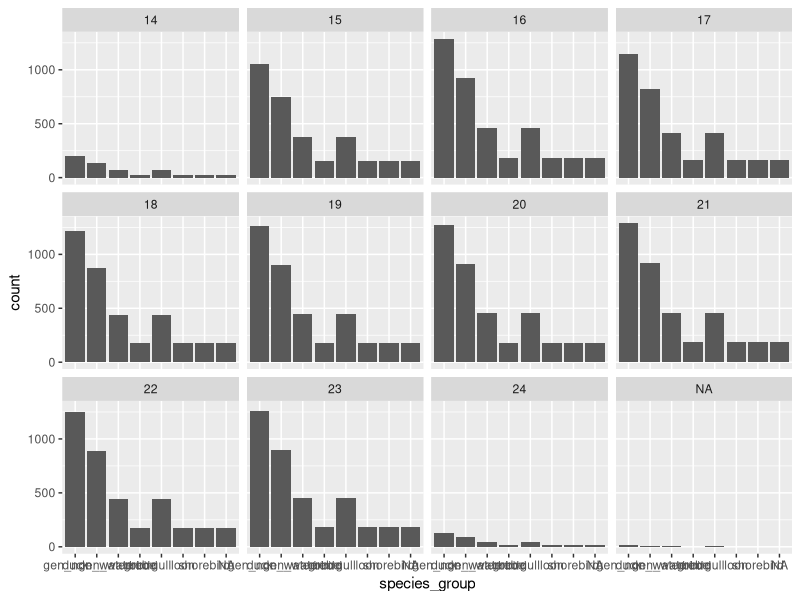
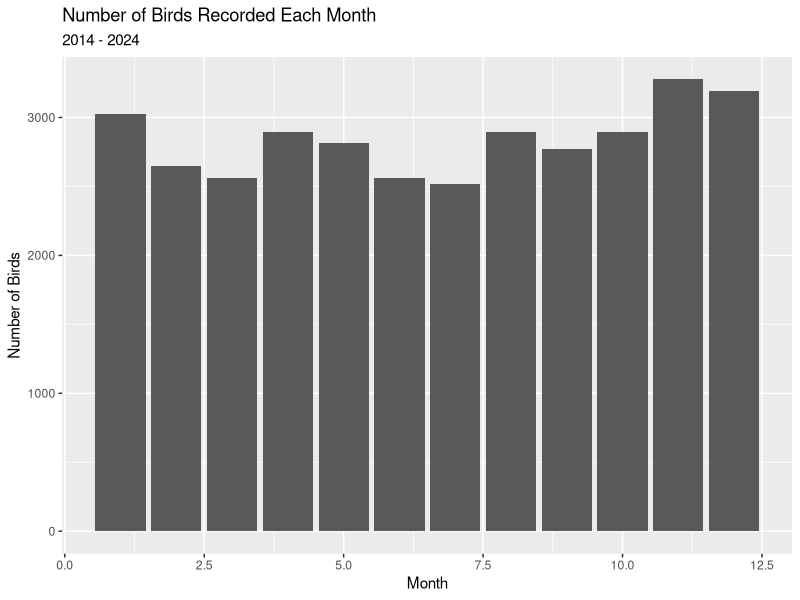

R code for these plots, in order:
## ---- chunk 1
library(tidyverse)
library(broom)
library(readxl)
library(dplyr)
## ---- chunk 2

seabird_count <- read_excel("../data/Copy of Trenton seabird count_nov 2014-2023.xls")

seabird_count <- seabird_count %>%
  rename(observer = "OBSERVER",
         date = "DATE",
         hours = "HOURS",
         time = "TIME",
         temp = "TEMP (F)",
         wind_speed = "WIND SPEED (mph)",
         wind_direction = "WIND DIRECTION",
         tide_obs = "TIDE OBS",
         tide_percentage = "TIDE %",
         weather_obs = "WEATHER OBS",
         weather_percentage = "WEATHER %",
         precipitation = "PRECIPITATION",
         total = "Total",
         herring_gull = "Herring Gull",
         laughing_gull = "Laughing Gull",
         great_black_backed_gull = "Great Black-backed Gull",
         red_throated_loon = "red throated loon",
         common_loon = "Common Loon",
         long_tailed_duck = "Long-tailed Duck",
         red_breasted_merganser = "Red breasted Merganser",
         common_merganser = "Common Merganser",
         black_duck = "Black Duck",
         surf_scoter = "surf scoter",
         common_eider = "Common Eider",
         bufflehead = "Bufflehead",
         goldeneye = "Goldeneye",
         lesser_scaup = "Lesser Scaup",
         black_scoter = "Black Scoter",
         white_winged_scoter = "White-Winged Scoter",
         red_necked_grebe = "Red-Necked Grebe",
         horned_grebe = "Horned Grebe",
         bonapartes_gull = "Bonaparte's Gull",
         belted_kingfisher = "Belted Kingfisher",
         common_tern = "Common Tern",
         ring_billed_gull = "Ring-Billed Gull",
         canada_goose = "Canada Goose", 
         great_blue_heron = "Great Blue Heron",
         double_crested_cormorant = "Double-Crested Cormorant",
         common_crow = "Common Crow",
         black_guillemot = "Black Guillemot",
         osprey = "Osprey",
         mallard_duck = "Mallard Duck",
         spotted_sandpiper = "Spotted Sandpiper",
         semipalmated_plover = "Semipalmated Plover",
         bald_eagle = "Bald Eagle",
         red_tailed_hawk = "Red-Tailed hawk",
         turkey_vulture = "Turkey Vulture",
         rough_legged_hawk = "rough legged hawk",
         harrier = "Harrier",
         kestrel = "Kestrel",
         turkey = "Turkey",
         unidentifiable_duck = "Unidentifiable Duck",
         unidentifiable = "Unidentifiable (too far to ID)")

## ---- chunk 3
seabird_count <- seabird_count %>%
 select(-"...17", -"COMMENTS", -"...59", -"...60") %>%
  slice(-1) %>%
mutate(across(total:unidentifiable, as.numeric)) %>%
  pivot_longer(
    cols = total:unidentifiable,
      names_to = "species",
   values_to = "count")
  
## ---- chunk 4

seabird_count_tidy <- seabird_count %>%
  mutate(species = case_when(str_detect(species, pattern = "Surf Scoter") ~ "surf_scoter",
                             TRUE ~ species)) %>%
  mutate(weather_obs_original = weather_obs) %>%
  mutate(weather_obs = case_when(str_detect(weather_obs, pattern = "clear|sunny") ~ "clear",
                              str_detect(weather_obs, pattern = "driz|rain") ~ "rain",
                              str_detect(weather_obs, pattern = "fog|haz") ~ "foggy",
                              str_detect(weather_obs, pattern = "over") ~ "overcast",
                              str_detect(weather_obs, pattern = "clou|clod") ~ "cloudy",
                              TRUE ~ weather_obs)) %>%
  mutate(tide_obs_original = tide_obs) %>% 
  mutate(tide_obs = case_when(str_detect(tide_obs, pattern = "half|med") ~ "mid",
                              str_detect(tide_obs, pattern = "hig|thre") ~ "high",
                              str_detect(tide_obs, pattern = "low|one|thi|qua") ~ "low",
                              TRUE ~ tide_obs)) %>% 
  mutate(month = as.character(month)) %>% 
  mutate(month_original = month) %>% 
  mutate(month = case_when(str_detect(month, pattern = "12|1|2") ~ "winter",
                           str_detect(month, pattern = "3|4|5") ~ "spring",
                           str_detect(month, pattern = "6|7|8") ~ "summer",
                           str_detect(month, pattern = "9|10|11") ~ "fall",
                           TRUE ~ month)) %>% 
  rename(season = month) %>% 
  mutate(count_original = count) %>% 
  mutate(count = ifelse(is.na(count), 0, count)) %>% 
  
  # ^creating a copy of the variable to save it, edited the original data to have correct labels 
  mutate(wind_direction_clean = case_when(wind_direction %in% c("5", "10", "15","calm") ~ wind_speed,
                                          TRUE ~ wind_direction)) %>%
  mutate(wind_speed_clean = case_when(wind_speed %in% c("n", "s", "e", "w", "sw", "nw", "ne") ~ wind_direction,
                                          TRUE ~ wind_speed)) 

  # ^wind direction and speed were switched for some observations: created a new variable for the case when in wind_direction certain observations were found and copied them to wind_speed and then in a new line doing the inverse to copy the wind_speed to wind_direction


# seabird_count_tidy %>%
#  mutate(wind_speed_new = case_when(wind_speed))

## ---- chunk 5

seabird_count_tidy <- seabird_count_tidy %>%
  mutate(wind_direction = case_when(wind_direction == "calm" ~ "0",
                                    TRUE ~ wind_direction)) %>%
  mutate(wind_speed = case_when(wind_speed == "calm" ~ "0",
                                TRUE ~ wind_speed)) %>%
  mutate(wind_speed = case_when(wind_speed == "15-20" ~ "17.5",
                                TRUE ~ wind_speed)) %>%
  mutate(wind_direction = case_when(wind_direction == "var" ~ NA, 
                                    wind_direction == "sn" ~ NA, 
                                    TRUE ~ wind_direction))

seabird_count_tidy <- seabird_count_tidy %>%
  mutate(wind_direction_new = case_when(str_starts(wind_direction, "n") == TRUE ~ wind_direction,
                                        str_starts(wind_direction, "s") == TRUE ~ wind_direction,
                                        str_starts(wind_direction, "w") == TRUE ~ wind_direction,
                                        str_starts(wind_direction, "e") == TRUE ~ wind_direction,
                                        str_starts(wind_speed, "n") == TRUE ~ wind_speed,
                                        str_starts(wind_speed, "s") == TRUE ~ wind_speed,
                                        str_starts(wind_speed, "w") == TRUE ~ wind_speed,
                                        str_starts(wind_speed, "e") == TRUE ~ wind_speed)) %>%
  mutate(wind_speed_new = case_when(str_starts(wind_direction, "0") == TRUE ~ wind_direction,
                                        str_starts(wind_direction, "1") == TRUE ~ wind_direction,
                                        str_starts(wind_direction, "2") == TRUE ~ wind_direction,
                                        str_starts(wind_direction, "3") == TRUE ~ wind_direction,
                                    str_starts(wind_direction, "4") == TRUE ~ wind_direction,
                                    str_starts(wind_direction, "5") == TRUE ~ wind_direction,
                                    str_starts(wind_direction, "6") == TRUE ~ wind_direction,
                                    str_starts(wind_direction, "7") == TRUE ~ wind_direction,
                                    str_starts(wind_direction, "8") == TRUE ~ wind_direction,
                                    str_starts(wind_direction, "9") == TRUE ~ wind_direction,
                                    str_starts(wind_speed, "0") == TRUE ~ wind_speed,
                                        str_starts(wind_speed, "1") == TRUE ~ wind_speed,
                                        str_starts(wind_speed, "2") == TRUE ~ wind_speed,
                                        str_starts(wind_speed, "3") == TRUE ~ wind_speed,
                                    str_starts(wind_speed, "4") == TRUE ~ wind_speed,
                                    str_starts(wind_speed, "5") == TRUE ~ wind_speed,
                                    str_starts(wind_speed, "6") == TRUE ~ wind_speed,
                                    str_starts(wind_speed, "7") == TRUE ~ wind_speed,
                                    str_starts(wind_speed, "8") == TRUE ~ wind_speed,
                                    str_starts(wind_speed, "9") == TRUE ~ wind_speed)) %>%
  select(-wind_speed, -wind_direction) %>%
  mutate(wind_speed_new = as.numeric(wind_speed_new))

## ---- chunk 6

seabird_count_tidy <- seabird_count_tidy %>%
  mutate(time_of_day = case_when( time >= 530 & time <= 1159 ~ "morning",
    time >= 1200 & time <= 1659 ~ "afternoon",
    time >= 1700 & time <= 2029 ~ "evening",
    time >= 2030 ~ "night",
    time <= 530 ~ "night"))

## ---- chunk 7

seabird_count_tidy <- seabird_count_tidy %>%
  mutate(species_group = case_when(species == "herring_gull" ~ "gull",
                                   species == "laughing_gull" ~ "gull",
                                   species == "great_black_backed_gull" ~ "gull",
                                   species == "bonapartes_gull" ~ "gull",
                                   species == "ring_billed_gull" ~ "gull",
                                   species == "red_throated_loon" ~ "loon",
                                   species == "common_loon" ~ "loon",
                                   species == "long_tailed_duck" ~ "duck",
                                   species == "red_breasted_merganser" ~ "duck",
                                   species == "common_merganser" ~ "duck",
                                   species == "black_duck" ~ "duck",
                                   species == "surf_scoter" ~ "duck",
                                   species == "common_eider" ~ "duck",
                                   species == "bufflehead" ~ "duck",
                                   species == "goldeneye" ~ "duck",
                                   species == "lesser_scaup" ~ "duck",
                                   species == "black_scoter" ~ "duck",
                                   species == "mallard_duck" ~ "duck",
                                   species == "unidentifiable_duck" ~ "duck",
                                   species == "common_crow" ~ "gen_non_waterbird",
                                   species == "belted_kingfisher" ~ "gen_non_waterbird", 
                                   species == "osprey" ~ "gen_non_waterbird",
                                   species == "bald_eagle" ~ "gen_non_waterbird",
                                   species == "red_tailed_hawk" ~ "gen_non_waterbird",
                                   species == "turkey_vulture" ~ "gen_non_waterbird",
                                   species == "rough_legged_hawk" ~ "gen_non_waterbird",
                                   species == "harrier" ~ "gen_non_waterbird",
                                   species == "kestrel" ~ "gen_non_waterbird",
                                   species == "turkey" ~ "gen_non_waterbird",
                                   species == "common_tern" ~ "gen_waterbird", 
                                   species == "canada_goose" ~ "gen_waterbird", 
                                   species == "great_blue_heron" ~ "gen_waterbird",
                                   species == "double_crested_cormorant" ~ "gen_waterbird",
                                   species == "black_guillemot" ~ "gen_waterbird",
                                   species == "spotted_sandpiper" ~ "shorebird",
                                   species == "semipalmated_plover" ~ "shorebird",
                                   species == "horned_grebe" ~ "grebe",
                                   species == "red_necked_grebe" ~ "grebe",
                                   species == "white_winged_scoter" ~ "duck"
                                   ))

## ---- chunk 8
write_csv(seabird_count_tidy, file = "../data/seabird_count_tidy.csv")
## ---- chunk 9

seabird_count_tidy %>%
  distinct(species_group)

## ---- chunk 10

 ggplot(seabird_count_tidy, aes(x = species_group)) + 
  geom_bar() +
  facet_wrap(~ year)


## ---- chunk 11

ggplot(seabird_count, aes(x = month, fill = count)) +
  geom_bar() +
  labs(x = "Month", y = "Number of Birds", title = "Number of Birds Recorded Each Month", subtitle = "2014 - 2024")

